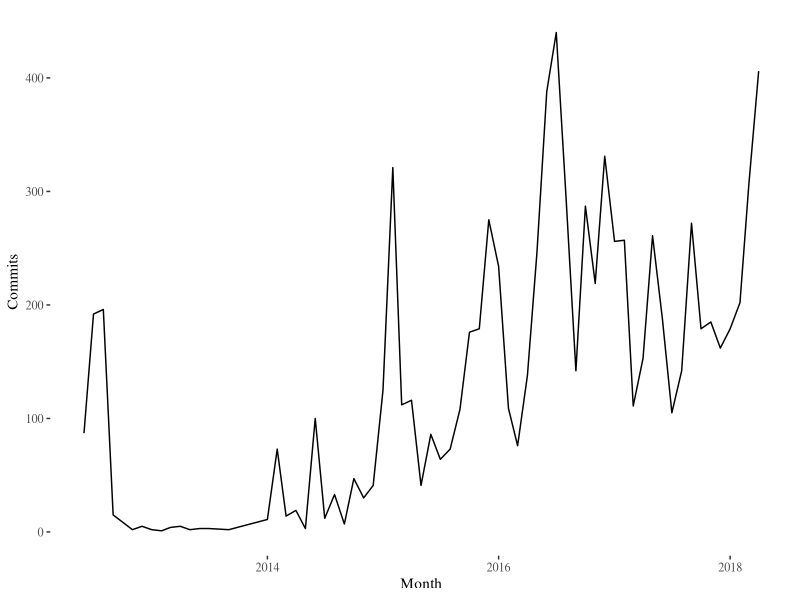
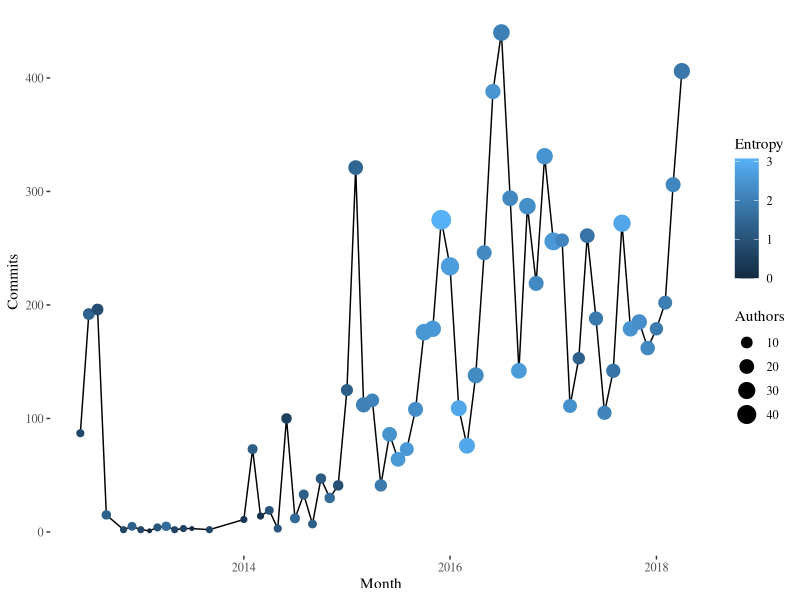
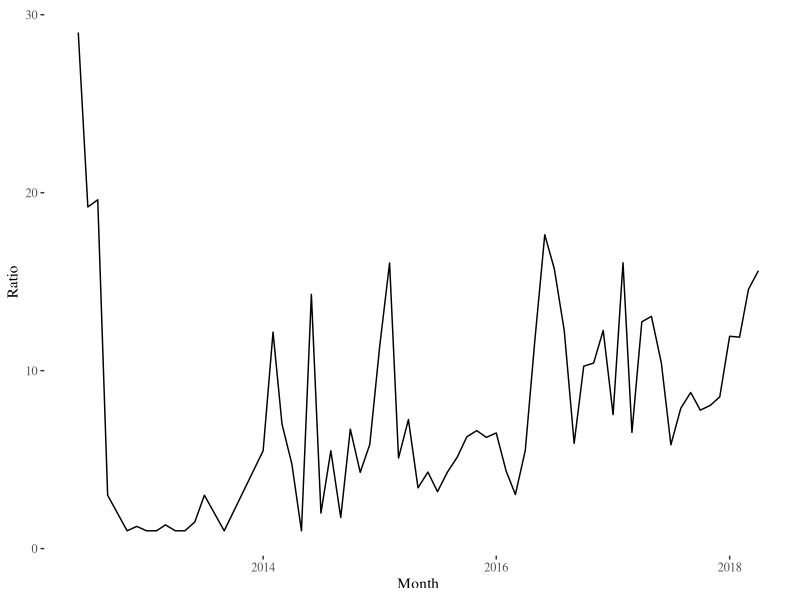
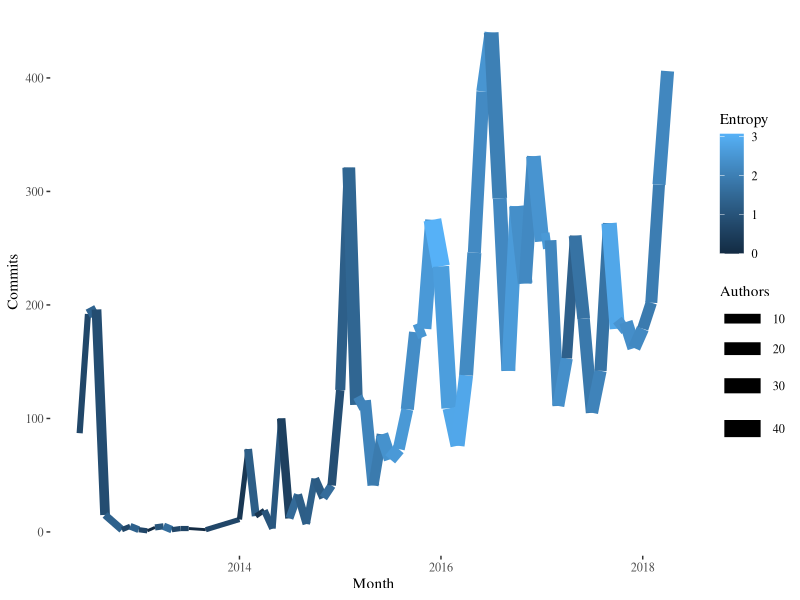

R code for these plots, in order:
library(ggplot2)
library(ggthemes)

commits.t <- read.csv("../data/commits.csv")

commits.t$Month <- as.Date(commits.t$Month)
ggplot(commits.t, aes(x=Month,y=Commits))+geom_line()+theme_tufte()
ggplot(commits.t, aes(x=Month,y=Commits))+geom_line()+geom_point(aes(size=Authors,color=Entropy))+theme_tufte()
commits.t$Ratio <- commits.t$Commits / commits.t$Author
ggplot(commits.t, aes(x=Month,y=Ratio))+geom_line()+theme_tufte()
ggplot(commits.t, aes(x=Month,y=Commits,color=Entropy,size=Authors))+geom_line()+theme_tufte()
